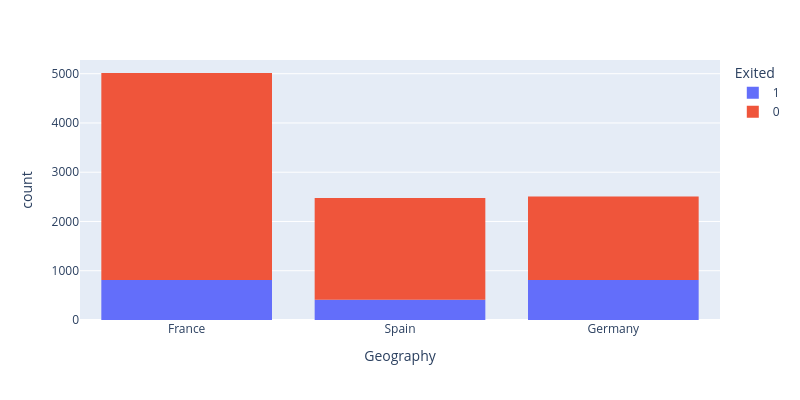

Notebook code cell kept with this figure:
### Code cell
#using plotly to Churn Count by Geography
fig = px.histogram(df, x='Geography', color='Exited', width=800, height=400)
fig.show()

### Figure 1 — Plotly figure (JSON) as saved in the notebook; plotly's stock layout.template omitted (floating-point values rounded to 4 significant figures; data arrays with more than 128 entries replaced by an {"elided": "..."} marker saying what was removed)
{"data": [{"bingroup": "x", "hovertemplate": "Exited=1<br>Geography=%{x}<br>count=%{y}<extra></extra>", "legendgroup": "1", "marker": {"color": "#636efa", "pattern": {"shape": ""}}, "name": "1", "orientation": "v", "showlegend": true, "type": "histogram", "x": {"elided": "2037 str values"}, "xaxis": "x", "yaxis": "y"}, {"bingroup": "x", "hovertemplate": "Exited=0<br>Geography=%{x}<br>count=%{y}<extra></extra>", "legendgroup": "0", "marker": {"color": "#EF553B", "pattern": {"shape": ""}}, "name": "0", "orientation": "v", "showlegend": true, "type": "histogram", "x": {"elided": "7963 str values"}, "xaxis": "x", "yaxis": "y"}], "layout": {"barmode": "relative", "height": 400, "legend": {"title": {"text": "Exited"}, "tracegroupgap": 0}, "margin": {"t": 60}, "width": 800, "xaxis": {"anchor": "y", "domain": [0, 1], "title": {"text": "Geography"}}, "yaxis": {"anchor": "x", "domain": [0, 1], "title": {"text": "count"}}}}
